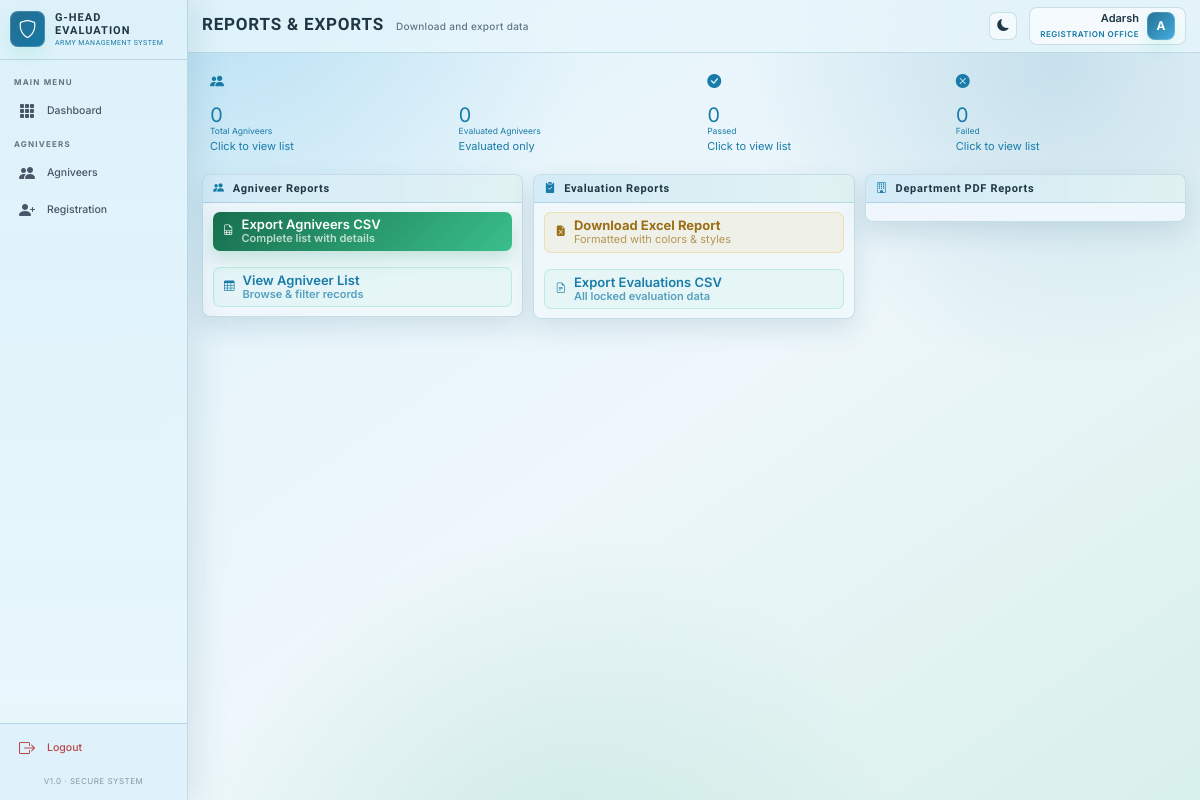
The page /reports/dashboard/ (signed in) on the database its author committed.
### accounts/models.py (models this page shows, shortened)
class CustomUser(AbstractUser):
    ROLE_COMMANDER = 'commander'
    ROLE_G_HEAD = 'g_head'
    ROLE_DEPT_A = 'dept_a'
    ROLE_DEPT_B = 'dept_b'
    ROLE_DEPT_C = 'dept_c'
    ROLE_DEPT_D = 'dept_d'
    ROLE_TRAINER_NCO = 'trainer_nco'
    ROLE_TRAINER_JCO = 'trainer_jco'
    ROLE_TRAINER_OFFICER = 'trainer_officer'
    ROLE_REGISTRATION = 'registration'
    BATTALION_1TB = '1TB'
    BATTALION_2TB = '2TB'
    BATTALION_STB = 'STB'
    BATTALION_CHOICES = [
        (BATTALION_1TB, '1st Battalion (1TB)'),
        (BATTALION_2TB, '2nd Battalion (2TB)'),
        (BATTALION_STB, 'Special Training Battalion (STB)'),
    ]
    TTS_TRADE_DMV = 'DMV'
    TTS_TRADE_OPEM = 'OPEM'
    TTS_TRADE_OTHER = 'OTHER'
    TTS_TRADE_CHOICES = [
        (TTS_TRADE_DMV, 'DMV'),
        (TTS_TRADE_OPEM, 'OPEM'),
        (TTS_TRADE_OTHER, 'Other Trades'),
    ]
    ROLE_CHOICES = [
        (ROLE_COMMANDER, 'Commander'),
        (ROLE_G_HEAD, 'G Department Head'),
        (ROLE_DEPT_A, 'Battalion'),
        (ROLE_DEPT_B, 'TTS'),
        (ROLE_DEPT_C, 'CS'),
        (ROLE_DEPT_D, 'Clerk'),
        (ROLE_TRAINER_NCO, 'Trainer - NCO'),
        (ROLE_TRAINER_JCO, 'Trainer - JCO'),
        (ROLE_TRAINER_OFFICER, 'Trainer - Officer'),
        (ROLE_REGISTRATION, 'Registration Office'),
    ]
    DEPARTMENT_CHOICES = [
        ('A', 'Battalion'),
        ('B', 'TTS'),
        ('C', 'CS'),
        ('D', 'Clerk'),
    ]
    PLATOON_CHOICES = [
        ('P1', 'P1'),
        ('P2', 'P2'),
        ('P3', 'P3'),
        ('P4', 'P4'),
        ('P5', 'P5'),
        ('P6', 'P6'),
        ('P7', 'P7'),
        ('P8', 'P8'),
        ('P9', 'P9'),
    ]
    COMPANY_CHOICES = [
        ('Company A', 'Company A'),
        ('Company B', 'Company B'),
        ('Company C', 'Company C'),
        ('Company D', 'Company D'),
        ('Company E', 'Company E'),
        ('Company F', 'Company F'),
        ('Company G', 'Company G'),
        ('Company H', 'Company H'),
        ('Company I', 'Company I'),
    ]
    role = models.CharField(max_length=20, choices=ROLE_CHOICES, default=ROLE_TRAINER_NCO)
    department = models.CharField(max_length=1, choices=DEPARTMENT_CHOICES, blank=True, null=True)
    battalion_unit = models.CharField(max_length=10, choices=BATTALION_CHOICES, blank=True, null=True)
    tts_trade = models.CharField(max_length=10, choices=TTS_TRADE_CHOICES, blank=True, null=True)
    company = models.CharField(max_length=20, choices=COMPANY_CHOICES, blank=True, null=True)
    platoon = models.CharField(max_length=10, choices=PLATOON_CHOICES, blank=True, null=True)
    phone = models.CharField(max_length=15, blank=True, null=True)
    service_number = models.CharField(max_length=30, unique=True, blank=True, null=True)
    rank = models.CharField(max_length=50, blank=True, null=True)
    profile_photo = models.ImageField(upload_to='profiles/', blank=True, null=True)
    is_active = models.BooleanField(default=True)
    created_by = models.ForeignKey(
        'self', on_delete=models.SET_NULL, null=True, blank=True, related_name='created_users'
    )
    last_login_ip = models.GenericIPAddressField(null=True, blank=True)
    login_attempts = models.IntegerField(default=0)
    locked_until = models.DateTimeField(null=True, blank=True)
    created_at = models.DateTimeField(auto_now_add=True)
    updated_at = models.DateTimeField(auto_now=True)
    class Meta:
        verbose_name = 'User'
        verbose_name_plural = 'Users'
        ordering = ['-created_at']
    @property
    def is_commander(self):
        return self.role == self.ROLE_COMMANDER
    @property
    def is_g_head(self):
        return self.role == self.ROLE_G_HEAD
    @property
    def is_department(self):
        return self.role in [self.ROLE_DEPT_A, self.ROLE_DEPT_B, self.ROLE_DEPT_C, self.ROLE_DEPT_D]
    @property
    def is_registration_office(self):
        return self.role == self.ROLE_REGISTRATION

### reports/views.py (the view, shortened to what this page needs)
# urls.py: path('dashboard/', views.ReportDashboardView.as_view(), name='report_dashboard'),
class ReportDashboardView(AnyStaffMixin, View):
    template_name = 'reports/report_dashboard.html'
    def get(self, request):
        user = request.user
        context = {}
        if user.is_commander or user.is_g_head:
            context['user_role'] = 'commander_ghead'
            context['show_all_departments'] = True
            context['report_departments'] = ['A', 'B', 'C', 'D']
            dept_data = {}
            for dept_code, dept_name in DEPARTMENT_NAMES.items():
                counts = pass_fail_counts_for_scope(user, dept_code)
                dept_data[dept_code] = {
                    'name': dept_name,
                    'total_agniveers': scoped_agniveers(Agniveer.objects.all(), user, dept_code).count(),
                    'evaluated_agniveers': counts['evaluated'],
                    'pass_count': counts['passed'],
                    'fail_count': counts['failed'],
                    'total_trainers': CustomUser.objects.filter(
                        role__in=[CustomUser.ROLE_TRAINER_NCO, CustomUser.ROLE_TRAINER_JCO, CustomUser.ROLE_TRAINER_OFFICER],
                        department=dept_code
                    ).count()
                }
            context['department_data'] = dept_data
            counts = pass_fail_counts_for_scope(user)
            context['total_agniveers'] = Agniveer.objects.count()
            context['total_trainers'] = CustomUser.objects.filter(
                role__in=[CustomUser.ROLE_TRAINER_NCO, CustomUser.ROLE_TRAINER_JCO, CustomUser.ROLE_TRAINER_OFFICER]
            ).count()
            context['evaluated_agniveers'] = counts['evaluated']
            context['pass_count'] = counts['passed']
            context['fail_count'] = counts['failed']
        else:
            context['user_role'] = 'trainer'
            context['report_departments'] = []
            context['total_agniveers'] = 0
            context['total_trainers'] = 0
            context['pass_count'] = 0
            context['evaluated_agniveers'] = 0
        context['fail_count'] = context.get('fail_count', 0)
        return render(request, self.template_name, context)

### accounts/mixins.py (called while the page is built)
    def dispatch(self, request, *args, **kwargs):
        if not request.user.is_authenticated:
            return self.handle_no_permission()
        if self.allowed_roles and request.user.role not in self.allowed_roles:
            messages.error(request, "You don't have permission to access this page.")
            return redirect('core:dashboard')
        return super().dispatch(request, *args, **kwargs)

### core/context_processors.py (called while the page is built)
def global_context(request):
    if not request.user.is_authenticated:
        return {}
    user = request.user
    context = {
        'user_role': user.role,
        'is_commander': user.is_commander,
        'is_g_head': user.is_g_head,
        'is_department': user.is_department,
        'is_registration_office': user.is_registration_office,
    }
    try:
        if user.is_commander or user.is_g_head or user.is_department or user.is_registration_office:
            context['total_agniveers'] = Agniveer.objects.count()
        else:
            context['total_agniveers'] = 0
    except Exception:
        context['total_agniveers'] = 0
    return context

### templates/reports/report_dashboard.html (shortened to what this page needs)
{% extends 'base.html' %}
{% load custom_filters %}
{% block page_title %}Reports & Exports{% endblock %}
{% block page_subtitle %}Download and export data{% endblock %}
{% block content %}
<div class="row g-0 mb-4">
  <div class="col-sm-6 col-xl-3">
    <a href="{% url 'departments:agniveer_list' %}" class="text-decoration-none">
      <div class="stat-card green h-100">
        <div class="stat-icon green"><i class="bi bi-people-fill"></i></div>
        <div class="stat-value">{{ total_agniveers }}</div>
        <div class="stat-label">Total Agniveers</div>
        <div class="stat-click-hint">Click to view list</div>
      </div>
    </a>
  </div>
  <div class="col-sm-6 col-xl-3">
    <a href="{% url 'departments:agniveer_list' %}?eval_status=evaluated" class="text-decoration-none">
      <div class="stat-card gold h-100">
        <div class="stat-icon gold"></div>
        <div class="stat-value">{{ evaluated_agniveers|default:0 }}</div>
        <div class="stat-label">Evaluated Agniveers</div>
        <div class="stat-click-hint">Evaluated only</div>
      </div>
    </a>
  </div>
  <div class="col-sm-6 col-xl-3">
    <a href="#passed-list" class="text-decoration-none">
      <div class="stat-card blue h-100">
        <div class="stat-icon blue"><i class="bi bi-check-circle-fill"></i></div>
        <div class="stat-value">{{ pass_count }}</div>
        <div class="stat-label">Passed</div>
        <div class="stat-click-hint">Click to view list</div>
      </div>
    </a>
  </div>
  <div class="col-sm-6 col-xl-3">
    <a href="#failed-list" class="text-decoration-none">
      <div class="stat-card red h-100">
        <div class="stat-icon red"><i class="bi bi-x-circle-fill"></i></div>
        <div class="stat-value">{{ fail_count }}</div>
        <div class="stat-label">Failed</div>
        <div class="stat-click-hint">Click to view list</div>
      </div>
    </a>
  </div>
</div>
<div class="row g-3">
  <div class="col-xl-4">
    <div class="army-card">
      <div class="army-card-header">
        <h6 class="army-card-title"><i class="bi bi-people-fill text-army"></i> Agniveer Reports</h6>
      </div>
      <div class="army-card-body d-flex flex-column gap-3">
        <a href="{% url 'reports:export_agniveers_csv' %}" class="btn btn-army d-flex align-items-center gap-2">
          <i class="bi bi-file-earmark-spreadsheet"></i>
          <div style="text-align:left;">
            <div style="font-size:13px;font-weight:600;">Export Agniveers CSV</div>
            <div style="font-size:11px;opacity:0.7;">Complete list with details</div>
          </div>
        </a>
        <a href="{% url 'departments:agniveer_list' %}" class="btn btn-army-outline d-flex align-items-center gap-2">
          <i class="bi bi-table"></i>
          <div style="text-align:left;">
            <div style="font-size:13px;font-weight:600;">View Agniveer List</div>
            <div style="font-size:11px;opacity:0.7;">Browse & filter records</div>
          </div>
        </a>
      </div>
    </div>
  </div>
  <div class="col-xl-4">
    <div class="army-card">
      <div class="army-card-header">
        <h6 class="army-card-title"><i class="bi bi-clipboard2-check-fill text-army"></i> Evaluation Reports</h6>
      </div>
      <div class="army-card-body d-flex flex-column gap-3">
        <a href="{% url 'reports:export_excel' %}" class="btn btn-gold d-flex align-items-center gap-2">
          <i class="bi bi-file-earmark-excel-fill"></i>
          <div style="text-align:left;">
            <div style="font-size:13px;font-weight:700;">Download Excel Report</div>
            <div style="font-size:11px;opacity:0.7;">Formatted with colors & styles</div>
          </div>
        </a>
        <a href="{% url 'reports:export_evaluations_csv' %}" class="btn btn-army-outline d-flex align-items-center gap-2">
          <i class="bi bi-file-earmark-text"></i>
          <div style="text-align:left;">
            <div style="font-size:13px;font-weight:600;">Export Evaluations CSV</div>
            <div style="font-size:11px;opacity:0.7;">All locked evaluation data</div>
          </div>
        </a>
      </div>
    </div>
  </div>
  <div class="col-xl-4">
    <div class="army-card">
      <div class="army-card-header">
        <h6 class="army-card-title"><i class="bi bi-building text-army"></i> Department PDF Reports</h6>
      </div>
      <div class="army-card-body d-flex flex-column gap-2">
      </div>
    </div>
  </div>
</div>
{% endblock %}

### templates/base.html (shortened to what this page needs)
{% load static %}
<!DOCTYPE html>
<html lang="en" data-bs-theme="light">
<head>
  <link href="https://cdn.jsdelivr.net/npm/bootstrap@5.3.3/dist/css/bootstrap.min.css" rel="stylesheet" />
  <link href="https://cdn.jsdelivr.net/npm/bootstrap-icons@1.11.3/font/bootstrap-icons.css" rel="stylesheet" />
  <link href="{% static 'css/portal-ui.css' %}" rel="stylesheet" />
</head>
<body class="{% block body_class %}{% endblock %}">
  <aside class="sidebar" id="sidebar">
    <div class="sidebar-brand">
      <div class="sidebar-brand-icon">
        <i class="bi bi-shield"></i>
      </div>
      <div class="sidebar-brand-text">
        G-Head Evaluation
        <span>Army Management System</span>
      </div>
    </div>
    {% if user.is_authenticated %}
    <nav class="sidebar-nav">
      <div class="nav-section-label">Main Menu</div>
      <a href="{% url 'core:dashboard' %}"
        class="sidebar-link {% if request.resolver_match.url_name == 'dashboard' %}active{% endif %}">
        <i class="bi bi-grid-3x3-gap-fill"></i> Dashboard
      </a>
      <div class="nav-section-label">Agniveers</div>
      <a href="{% url 'departments:agniveer_list' %}"
        class="sidebar-link {% if 'agniveer' in request.path %}active{% endif %}">
        <i class="bi bi-people-fill"></i> Agniveers
      </a>
      {% if is_registration_office %}
      <a href="{% url 'departments:registration_dashboard' %}"
        class="sidebar-link {% if 'registration' in request.path %}active{% endif %}">
        <i class="bi bi-person-plus-fill"></i> Registration
      </a>
      {% endif %}
    </nav>
    <div class="sidebar-footer">
      <a href="{% url 'accounts:logout' %}" class="sidebar-link" style="color:#EF5350; padding: 8px 18px;">
        <i class="bi bi-box-arrow-right"></i> Logout
      </a>
      <div
        style="padding: 8px 0; font-size: 8px; color:var(--text-muted); text-align:center; opacity: 0.7; letter-spacing: 0.5px; text-transform: uppercase;">
        v1.0 · Secure System
      </div>
    </div>
    {% endif %}
  </aside>
  <div class="main-wrapper">
    <div class="page-header">
      <div class="page-header-left">
        <h1 class="page-title">{% block page_title %}{% endblock %}</h1>
        <div class="page-subtitle">{% block page_subtitle %}{% endblock %}</div>
      </div>
      <div class="page-header-right">
        <button id="themeToggle" class="theme-toggle" title="Toggle Light/Dark Mode">
        </button>
        {% if user.is_authenticated %}
        <a href="{% url 'accounts:profile' %}" class="user-profile-card">
          <div class="user-profile-info">
            <div class="user-profile-name">
              {% if user.first_name %}{{ user.first_name }} {{ user.last_name }}{% else %}{{ user.username }}{% endif %}
            </div>
            <div class="user-profile-role">
              {{ user.get_role_display }}
            </div>
          </div>
          <div class="user-profile-avatar">
            {{ user.first_name.0|upper }}{{ user.last_name.0|upper }}
          </div>
        </a>
        {% endif %}
      </div>
    </div>
    <div class="content-area portal-surface" id="portalSurface">
      {% block content %}{% endblock %}
    </div>
  </div>
</body>
</html>

### rows shown on the page
CustomUser: first_name "Adarsh", role "REGISTRATION OFFICE", first_name.0 "A"

### other values the page prints
{{ total_agniveers }} "0"
{{ evaluated_agniveers|default:0 }} "0"
{{ pass_count }} "0"
{{ fail_count }} "0"
